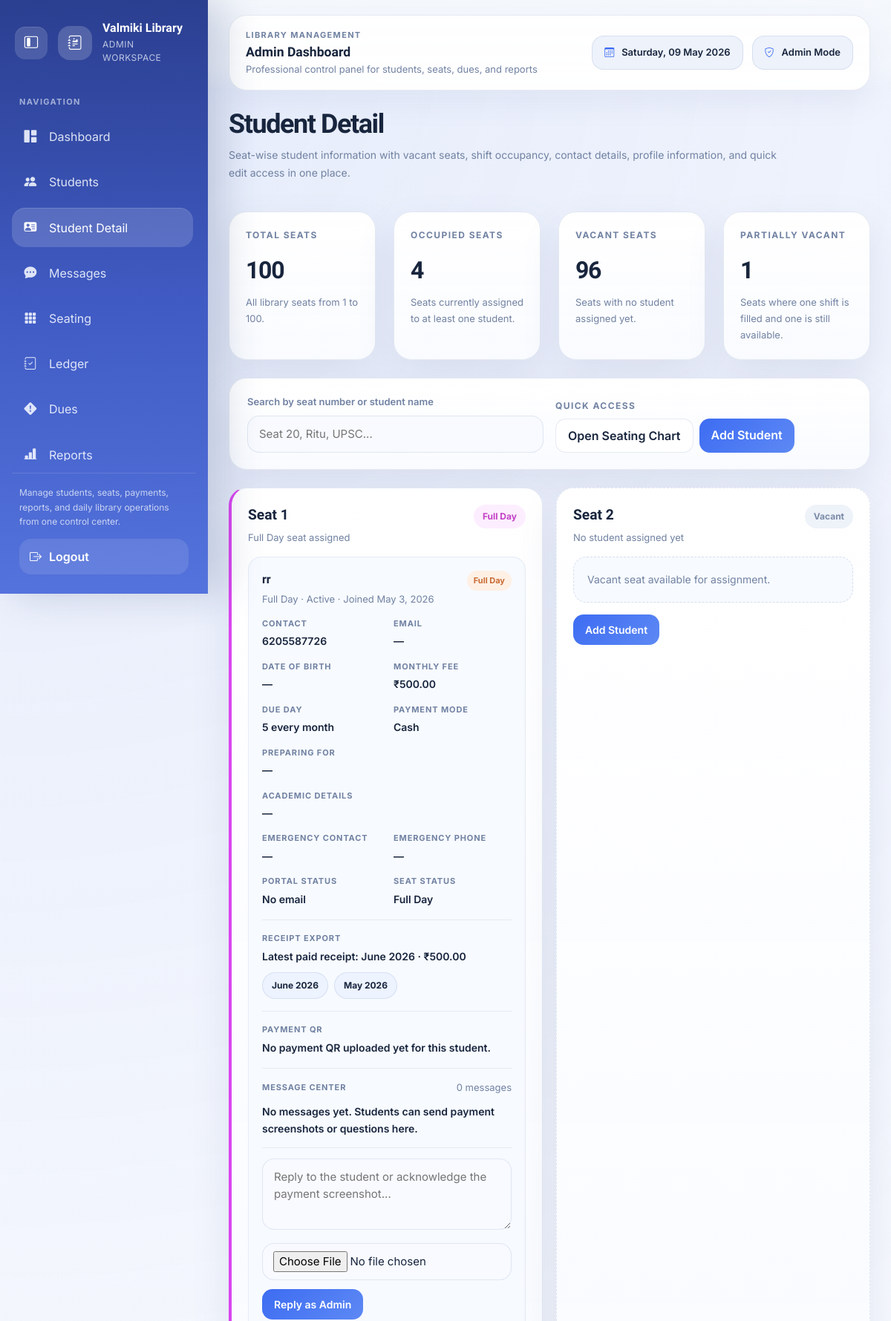
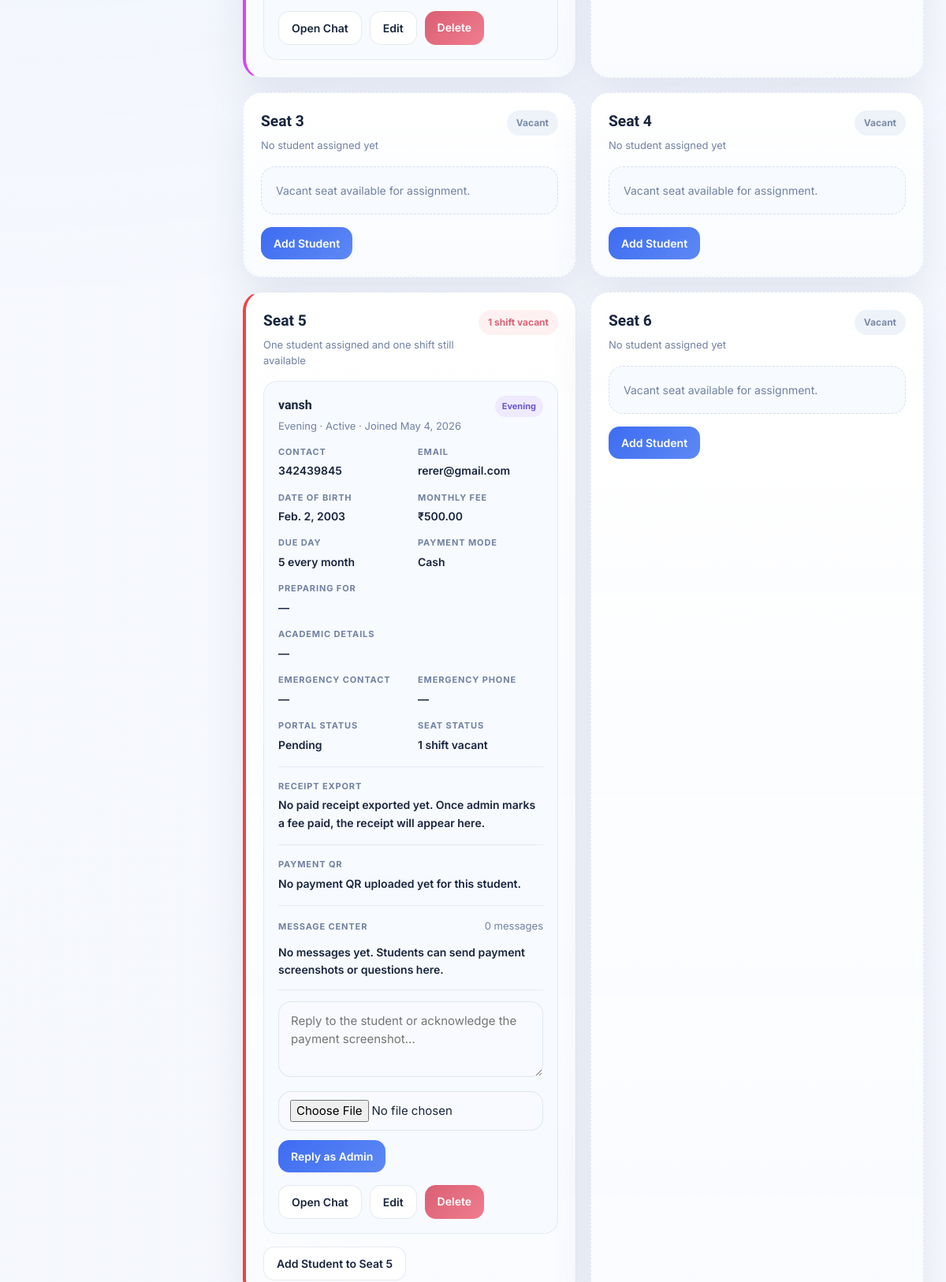
Page /student-detail/ (signed in, upper part) on the committed database (2 pictures, top to bottom).
### students/models.py (models this page shows, shortened)
class Student(models.Model):
    SHIFT_CHOICES = [
        ('Morning', 'Morning'),
        ('Evening', 'Evening'),
        ('Full Day', 'Full Day'),
    ]
    STATUS_CHOICES = [
        ('Active', 'Active'),
        ('On Hold', 'On Hold'),
        ('Left', 'Left'),
    ]
    PAYMENT_MODE_CHOICES = [
        ('Cash', 'Cash'),
        ('UPI', 'UPI'),
        ('Online', 'Online'),
    ]
    name         = models.CharField(max_length=100)
    contact      = models.CharField(max_length=10)
    email        = models.EmailField(blank=True, null=True, unique=True)
    date_of_birth = models.DateField(blank=True, null=True)
    seat_number  = models.CharField(max_length=3)
    shift        = models.CharField(max_length=20, choices=SHIFT_CHOICES)
    joining_date = models.DateField()
    monthly_fee  = models.DecimalField(max_digits=8, decimal_places=2, default=500)
    monthly_due_day = models.PositiveSmallIntegerField(default=5)
    mode_of_payment = models.CharField(max_length=10, choices=PAYMENT_MODE_CHOICES, default='Cash')
    preparing_for = models.CharField(max_length=150, blank=True)
    academic_details = models.TextField(blank=True)
    profile_photo = models.FileField(upload_to='student_profiles/photos/', blank=True, null=True)
    id_copy = models.FileField(upload_to='student_profiles/id_copies/', blank=True, null=True)
    payment_qr = models.FileField(upload_to='student_profiles/payment_qr/', blank=True, null=True)
    emergency_contact_name = models.CharField(max_length=100, blank=True)
    emergency_contact_phone = models.CharField(max_length=15, blank=True)
    status = models.CharField(max_length=20, choices=STATUS_CHOICES, default='Active')
    email_verified = models.BooleanField(default=False)

class Payment(models.Model):
    PAYMENT_METHOD_CHOICES = [
        ('Cash', 'Cash'),
        ('UPI', 'UPI'),
        ('Online', 'Online'),
    ]
    student  = models.ForeignKey(Student, on_delete=models.CASCADE)
    month    = models.IntegerField()
    year     = models.IntegerField()
    is_paid  = models.BooleanField(default=False)
    paid_on  = models.DateField(null=True, blank=True)
    amount   = models.DecimalField(max_digits=8, decimal_places=2, default=0)
    payment_method = models.CharField(max_length=10, choices=PAYMENT_METHOD_CHOICES, default='Cash')
    @property
    def month_label(self):
        return date(self.year, self.month, 1).strftime('%B %Y')

### students/views.py (the view)
# urls.py: path('student-detail/',        views.student_detail,        name='student_detail'),
@login_required
def student_detail(request):
    _, seat_numbers, seat_status_map, seat_rows = build_seat_overview()
    vacant_seat_count = sum(1 for row in seat_rows if row['is_vacant'])
    partial_seat_count = sum(1 for row in seat_rows if row['status'] == 'partially-vacant')
    occupied_seat_count = len(seat_numbers) - vacant_seat_count
    payment_map = {}
    message_map = {}
    for payment in Payment.objects.filter(is_paid=True).select_related('student').order_by('student_id', '-year', '-month', '-paid_on'):
        receipts = payment_map.setdefault(payment.student_id, [])
        if len(receipts) < 3:
            receipts.append(payment)
    for portal_message in PortalMessage.objects.select_related('student').order_by('student_id', 'created_at'):
        thread = message_map.setdefault(portal_message.student_id, [])
        portal_message.attachment_is_image = file_is_image(portal_message.attachment)
        thread.append(portal_message)
    for row in seat_rows:
        for student in row['students']:
            student.recent_receipts = payment_map.get(student.pk, [])
            student.latest_receipt = student.recent_receipts[0] if student.recent_receipts else None
            student.payment_qr_is_image = file_is_image(student.payment_qr)
            student.portal_message_thread = message_map.get(student.pk, [])[-6:]
            student.portal_message_count = len(message_map.get(student.pk, []))
    return render(request, 'students/student_detail.html', {
        'seat_rows': seat_rows,
        'vacant_seat_count': vacant_seat_count,
        'partial_seat_count': partial_seat_count,
        'occupied_seat_count': occupied_seat_count,
        'seat_status_map': seat_status_map,
        'total_seats': len(seat_numbers),
    })

### students/templates/students/student_detail.html (shortened to what this page needs)
{% extends 'students/base.html' %}
{% block content %}
<div class="detail-shell">
  <div class="page-head" style="margin-bottom:0">
    <div>
      <h1 class="page-title">Student Detail</h1>
      <p class="page-subtitle">Seat-wise student information with vacant seats, shift occupancy, contact details, profile information, and quick edit access in one place.</p>
    </div>
  </div>
  <div class="row g-4">
    <div class="col-md-3">
      <div class="summary-card">
        <div class="section-title">Total Seats</div>
        <div class="summary-number">{{ total_seats }}</div>
        <div class="summary-label">All library seats from 1 to 100.</div>
      </div>
    </div>
    <div class="col-md-3">
      <div class="summary-card">
        <div class="section-title">Occupied Seats</div>
        <div class="summary-number">{{ occupied_seat_count }}</div>
        <div class="summary-label">Seats currently assigned to at least one student.</div>
      </div>
    </div>
    <div class="col-md-3">
      <div class="summary-card">
        <div class="section-title">Vacant Seats</div>
        <div class="summary-number">{{ vacant_seat_count }}</div>
        <div class="summary-label">Seats with no student assigned yet.</div>
      </div>
    </div>
    <div class="col-md-3">
      <div class="summary-card">
        <div class="section-title">Partially Vacant</div>
        <div class="summary-number">{{ partial_seat_count }}</div>
        <div class="summary-label">Seats where one shift is filled and one is still available.</div>
      </div>
    </div>
  </div>
  <div class="filter-card">
    <div class="row g-3 align-items-end">
      <div class="col-md-6">
        <label class="vl-label" for="seatSearch">Search by seat number or student name</label>
        <input id="seatSearch" type="text" class="vl-input" placeholder="Seat 20, Ritu, UPSC..." style="margin-bottom:0">
      </div>
      <div class="col-md-6">
        <div class="section-title" style="margin-bottom:8px">Quick access</div>
        <div class="d-flex gap-2 flex-wrap">
          <a href="{% url 'seating_chart' %}" class="btn btn-outline-light">Open Seating Chart</a>
          <a href="{% url 'add_student' %}" class="btn btn-primary">Add Student</a>
        </div>
      </div>
    </div>
  </div>
  <div class="seat-grid" id="seatGrid">
    {% for row in seat_rows %}
      <div class="seat-card {{ row.status }}" data-seat-card data-search="{{ row.seat_number }} {% for student in row.students %}{{ student.name }} {{ student.preparing_for }} {{ student.contact }} {% endfor %}">
        <div class="seat-head">
          <div>
            <div class="seat-name">Seat {{ row.seat_number }}</div>
            <div class="seat-meta">
              {% if row.is_vacant %}
                No student assigned yet
              {% elif row.status == 'partially-vacant' %}
                One student assigned and one shift still available
              {% elif row.status == 'fully-occupied' %}
                Morning and Evening both assigned
              {% else %}
                Full Day seat assigned
              {% endif %}
            </div>
          </div>
          <span class="seat-status-badge {{ row.status }}">{{ row.status_label }}</span>
        </div>
        {% if row.students %}
          {% for student in row.students %}
            <div class="student-block" id="student-{{ student.pk }}">
              <div class="student-head">
                <div>
                  <div class="student-name">{{ student.name }}</div>
                  <div class="student-subtitle">{{ student.shift }} · {{ student.status }} · Joined {{ student.joining_date }}</div>
                </div>
                <span class="badge-shift {% if student.shift == 'Morning' %}morning{% elif student.shift == 'Evening' %}evening{% else %}fullday{% endif %}">
                  {{ student.shift }}
                </span>
              </div>
              <div class="detail-grid">
                <div class="detail-item">
                  <div class="detail-label">Contact</div>
                  <div class="detail-value">{{ student.contact }}</div>
                </div>
                <div class="detail-item">
                  <div class="detail-label">Email</div>
                  <div class="detail-value">{{ student.email|default:'—' }}</div>
                </div>
                <div class="detail-item">
                  <div class="detail-label">Date of Birth</div>
                  <div class="detail-value">{{ student.date_of_birth|default:'—' }}</div>
                </div>
                <div class="detail-item">
                  <div class="detail-label">Monthly Fee</div>
                  <div class="detail-value">₹{{ student.monthly_fee }}</div>
                </div>
                <div class="detail-item">
                  <div class="detail-label">Due Day</div>
                  <div class="detail-value">{{ student.monthly_due_day }} every month</div>
                </div>
                <div class="detail-item">
                  <div class="detail-label">Payment Mode</div>
                  <div class="detail-value">{{ student.mode_of_payment }}</div>
                </div>
                <div class="detail-item full">
                  <div class="detail-label">Preparing For</div>
                  <div class="detail-value">{{ student.preparing_for|default:'—' }}</div>
                </div>
                <div class="detail-item full">
                  <div class="detail-label">Academic Details</div>
                  <div class="detail-value">{{ student.academic_details|default:'—' }}</div>
                </div>
                <div class="detail-item">
                  <div class="detail-label">Emergency Contact</div>
                  <div class="detail-value">{{ student.emergency_contact_name|default:'—' }}</div>
                </div>
                <div class="detail-item">
                  <div class="detail-label">Emergency Phone</div>
                  <div class="detail-value">{{ student.emergency_contact_phone|default:'—' }}</div>
                </div>
                <div class="detail-item">
                  <div class="detail-label">Portal Status</div>
                  <div class="detail-value">{% if student.email_verified %}Verified{% elif student.email %}Pending{% else %}No email{% endif %}</div>
                </div>
                <div class="detail-item">
                  <div class="detail-label">Seat Status</div>
                  <div class="detail-value">{{ row.status_label }}</div>
                </div>
              </div>
              <div class="receipt-strip">
                <div class="detail-label">Receipt Export</div>
                {% if student.recent_receipts %}
                  <div class="detail-value">
                    {% if student.latest_receipt %}
                      Latest paid receipt: {{ student.latest_receipt.month_label }} · ₹{{ student.latest_receipt.amount }}
                    {% endif %}
                  </div>
                  <div class="receipt-links">
                    {% for receipt in student.recent_receipts %}
                      <a href="{% url 'payment_receipt_pdf' receipt.pk %}" class="receipt-pill">
                        {{ receipt.month_label }}
                      </a>
                    {% endfor %}
                  </div>
                {% else %}
                  <div class="detail-value">No paid receipt exported yet. Once admin marks a fee paid, the receipt will appear here.</div>
                {% endif %}
              </div>
              <div class="receipt-strip">
                <div class="detail-label">Payment QR</div>
                {% if student.payment_qr %}
                  <div class="payment-qr-box">
                    {% if student.payment_qr_is_image %}
                      <img src="{{ student.payment_qr.url }}" alt="Payment QR for {{ student.name }}" class="payment-qr-image">
                    {% endif %}
                    <div class="detail-value">
                      Uploaded payment QR is available in the student portal.
                      <a href="{{ student.payment_qr.url }}" target="_blank" rel="noopener">Open QR file</a>
                    </div>
                  </div>
                {% else %}
                  <div class="detail-value">No payment QR uploaded yet for this student.</div>
                {% endif %}
              </div>
              <div class="receipt-strip">
                <div class="d-flex justify-content-between align-items-center gap-2 flex-wrap">
                  <div class="detail-label" style="margin-bottom:0">Message Center</div>
                  <div class="seat-meta" style="margin-top:0">{{ student.portal_message_count }} message{{ student.portal_message_count|pluralize }}</div>
                </div>
                <div class="message-thread">
                  {% for message in student.portal_message_thread %}
                    <div class="message-item {% if message.sender_role == 'Admin' %}admin{% else %}student{% endif %}">
                      <div class="message-meta">
                        {{ message.sender_role }}
                        {% if message.sender_name %} · {{ message.sender_name }}{% endif %}
                        · {{ message.created_at|date:"M j, Y g:i A" }}
                      </div>
                      {% if message.body %}
                        <div class="message-body">{{ message.body|linebreaksbr }}</div>
                      {% endif %}
                      {% if message.attachment %}
                        {% if message.attachment_is_image %}
                          <div style="margin-top:10px">
                            <img src="{{ message.attachment.url }}" alt="Message attachment" class="message-attachment-image">
                          </div>
                        {% endif %}
                        <a href="{{ message.attachment.url }}" target="_blank" rel="noopener" class="message-attachment-link">
                          Open attachment
                        </a>
                      {% endif %}
                    </div>
                  {% empty %}
                    <div class="detail-value">No messages yet. Students can send payment screenshots or questions here.</div>
                  {% endfor %}
                </div>
                <form method="post" enctype="multipart/form-data" action="{% url 'admin_student_message' student.pk %}" class="message-form">
                  <textarea name="body" class="vl-input" rows="3" placeholder="Reply to the student or acknowledge the payment screenshot..." style="margin-bottom:12px"></textarea>
                  <input type="file" name="attachment" class="vl-input" style="padding:10px 14px;margin-bottom:12px">
                  <button type="submit" class="btn btn-primary btn-sm">Reply as Admin</button>
                </form>
              </div>
              <div class="action-row">
                <a href="{% url 'message_center' %}?student={{ student.pk }}" class="btn btn-outline-success btn-sm">Open Chat</a>
                <a href="{% url 'edit_student' student.pk %}" class="btn btn-outline-info btn-sm">Edit</a>
                <a href="{% url 'delete_student' student.pk %}" class="btn btn-danger btn-sm" onclick="return confirm('Delete {{ student.name }}?')">Delete</a>
              </div>
            </div>
          {% endfor %}
          {% if row.can_add %}
            <a href="{% url 'add_student' %}?seat={{ row.seat_number }}" class="btn btn-outline-light btn-sm" style="width:max-content">Add Student to Seat {{ row.seat_number }}</a>
          {% endif %}
        {% else %}
          <div class="vacant-box">
            Vacant seat available for assignment.
          </div>
          <a href="{% url 'add_student' %}?seat={{ row.seat_number }}" class="btn btn-primary btn-sm" style="width:max-content">Add Student</a>
        {% endif %}
      </div>
    {% endfor %}
  </div>
</div>
{% endblock %}

### rows in the picture
Student: name "rr", shift "Full Day", status "Active", joining_date "May 3, 2026", contact "6205587726", email "—", date_of_birth "—", monthly_fee "500.00", monthly_due_day "5", mode_of_payment "Cash", preparing_for "—", academic_details "—", emergency_contact_name "—", emergency_contact_phone "—", email_verified "No email", status_label "Full Day", latest_receipt.month_label "June 2026", latest_receipt.amount "500.00", shows "No payment QR uploaded yet for this student.", portal_message_count "0"
Payment: month_label "June 2026"
Payment: month_label "May 2026"
Student: name "vansh", shift "Evening", status "Active", joining_date "May 4, 2026", contact "342439845", email "rerer@gmail.com", date_of_birth "Feb. 2, 2003", monthly_fee "500.00", monthly_due_day "5", mode_of_payment "Cash", preparing_for "—", academic_details "—", emergency_contact_name "—", emergency_contact_phone "—", email_verified "Pending", status_label "1 shift vacant", shows "No paid receipt exported yet. Once admin marks a fee paid, the receipt will appear here.", shows "No payment QR uploaded yet for this student.", portal_message_count "0"

### other values in the picture
{{ total_seats }} "100"
{{ occupied_seat_count }} "4"
{{ vacant_seat_count }} "96"
{{ partial_seat_count }} "1"
{{ row.seat_number }} "1" "2" "3" "4" "5" "6"
{{ row.status_label }} "Full Day" "Vacant" "Vacant" "Vacant" "1 shift vacant" "Vacant"
{{ row.seat_number }} "5"
